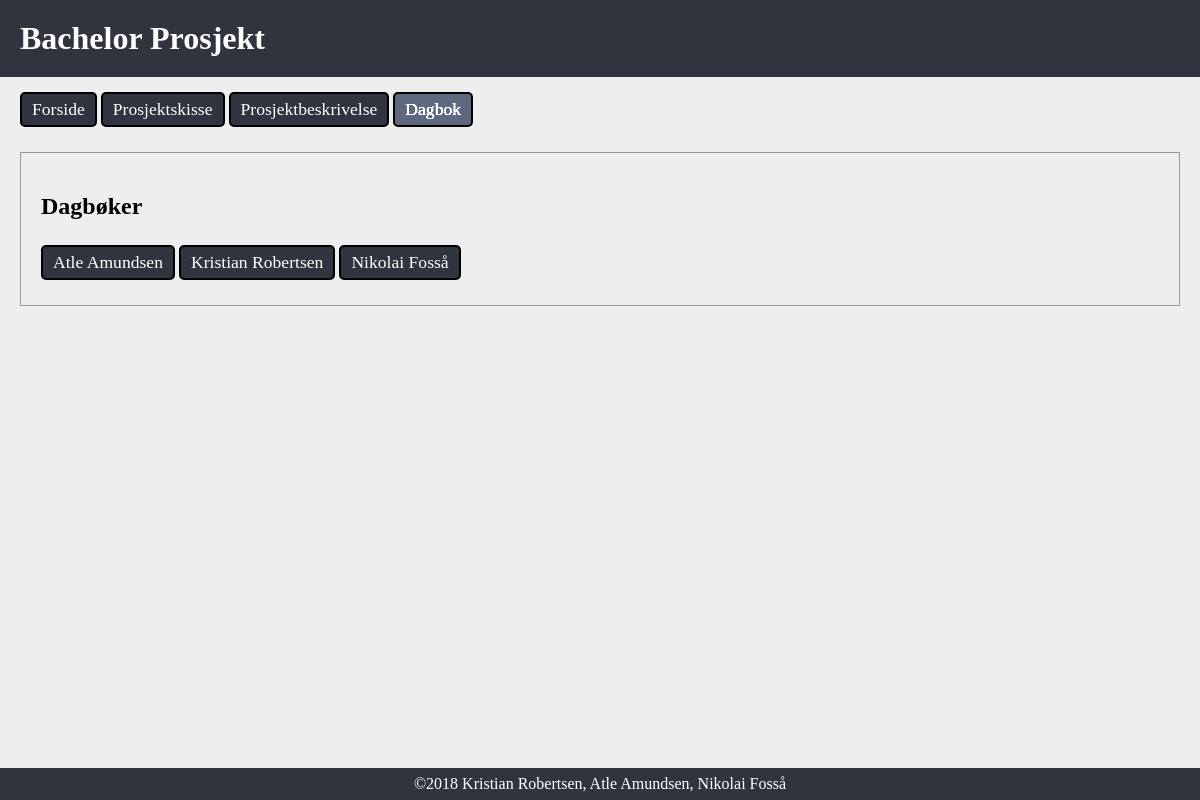
Screenshot of /dagbok/ with the database file from the repository.
### organizer/models.py (models this page shows, shortened)
class Medlem(models.Model):
    name = models.CharField(max_length=63, db_index=True)
    slug = models.SlugField(
    max_length=31,
    unique=True,
    help_text='A label for URL config.'
    )
    contact = models.EmailField()
    def get_absolute_url(self):
        return reverse('dagbok', kwargs={'slug':self.slug})
    class Meta:
        ordering = ['name']

### dagbok/views.py (the view)
class Landing(View):
    template_name = 'dagbok/landing.html'
    medlemmer = Medlem.objects.all()
    def get(self, request):
        return render(
            request,
            self.template_name,
            {'medlemmer':self.medlemmer}
        )

### dagbok/templates/dagbok/landing.html
{% extends parent_template|default:"base.html" %}
{% load staticfiles %}
{% block content %}
<h2>Dagbøker</h2>
<nav>
{% for medlem in medlemmer  %}
  <a class="nav_item" href="{{ medlem.get_absolute_url }}">{{ medlem.name|title }}</a>
{% endfor %}
</nav>
{% endblock %}

### static/site/style.css (style rules this page uses)
.nav_item { display: inline-block; color: #fff; text-decoration: none; padding: 5px 10px; margin: 5px 0; font-size: 1.1em; background-color: rgb(47, 52, 63); border: 2px solid black; border-radius: 5px; }
nav { margin-top: 10px; }
body { margin: 0; font-family: cantarell, calibri; background-color: #eee; }
html { position: relative; min-height: 100vh; }

### rows the page displays
Medlem: name "Atle Amundsen"
Medlem: name "Kristian Robertsen"
Medlem: name "Nikolai Fosså"
